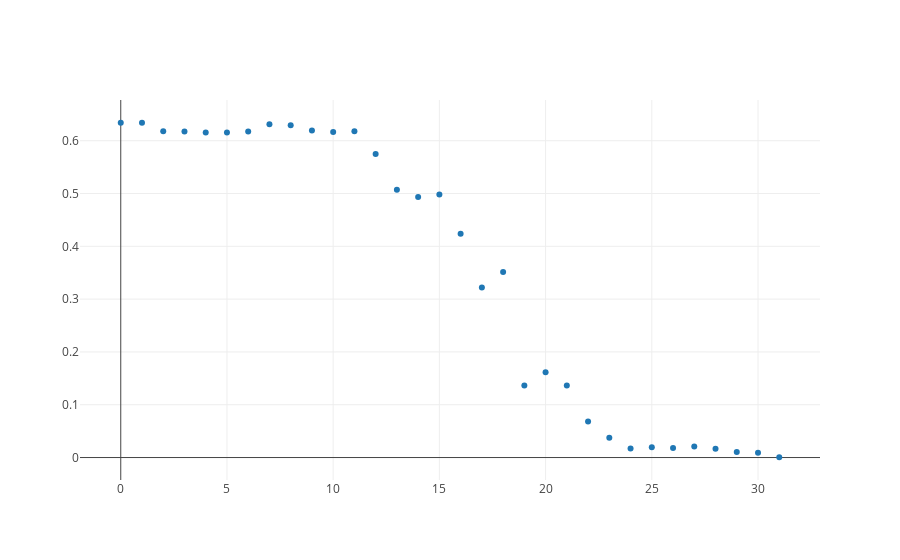

Source (notebook cell):
### Code cell
from graph import trace_values, plot
score_trace = trace_values(x_value_range[-50:], grid_scores[-50:])
plot([score_trace])

### Figure 1 — Plotly figure (JSON) as saved in the notebook; plotly's stock layout.template omitted (floating-point values rounded to 4 significant figures)
{"data": [{"mode": "markers", "name": "data", "text": [], "type": "scatter", "uid": "ba1817bc-aef8-40fc-9f3b-11ea9cd8d36e", "x": [31, 30, 29, 28, 27, 26, 25, 24, 23, 22, 21, 20, 19, 18, 17, 16, 15, 14, 13, 12, 11, 10, 9, 8, 7, 6, 5, 4, 3, 2, 1, 0], "y": [0.0005424, 0.009259, 0.01042, 0.01669, 0.02082, 0.01821, 0.0194, 0.017, 0.03725, 0.06845, 0.1364, 0.1616, 0.1362, 0.3514, 0.3219, 0.4239, 0.4979, 0.4935, 0.5073, 0.5746, 0.6177, 0.6163, 0.6195, 0.6294, 0.6313, 0.6175, 0.6155, 0.6155, 0.6174, 0.6179, 0.634, 0.634]}], "layout": {}}
